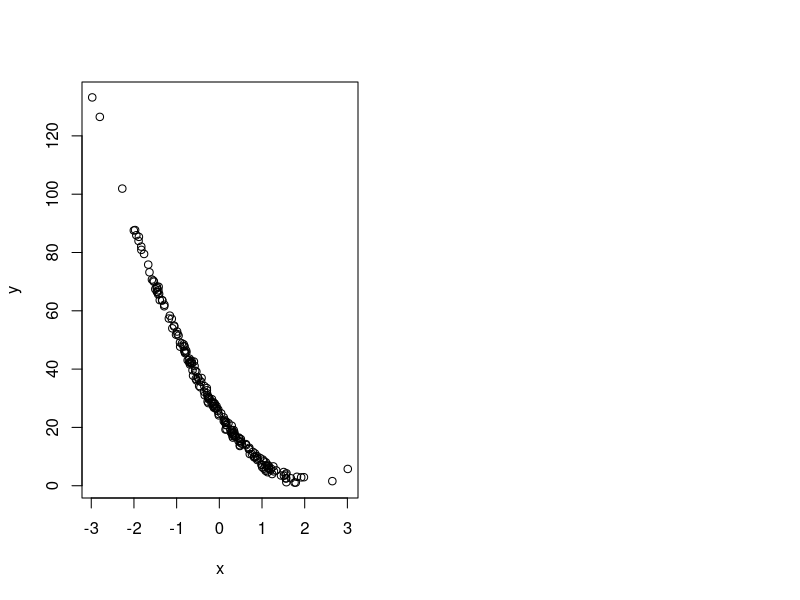

Write the R code that produced this figure. (Note: this script raises an error after producing the figure.)
##########################################################################################################################################

#(주의) ->  순차적으로 코드를 실행하는 것을 권함!

#에러 발생 시 github Finance/R-Finance-Programming 경로에 issue를 남기면 확인

##########################################################################################################################################



### par함수

# par 함수를 이용하면 그리기 관련 모수(plotting parameter)를 설정을 할 수 있음.
# par 함수를 실행한 뒤의 그래프부터 적용.

# par 함수의 인수 중 축눈금, 축라벨 등과 관련된 인수 확인.


##########################################################################################################################################

### mgp 인수.

# mgp는 3개의 값을 가짐.
# 그래프 안쪽 박스선을 기준으로 얼마나 떨어져 있는지를 지정
# 차례대로 축이름 위치(location of labels), 축눈금 라벨(tick-mark labels)위치, 축눈금(tick-marks)위치를 지정.
# 기본값은 (3,1,0).

par("mgp")

x<-rnorm(200)
y<-25-22*x+5*x^2+rnorm(200)
par(mfrow=c(1,2))
plot(x,y)
par(mar=c(2,1,0))
plot(x,y)



graphics.off()                    # 그래프 지워주는 함수.


############################################################결과값(print)#################################################################

# 그래프 찍어보기.


##########################################################################################################################################
